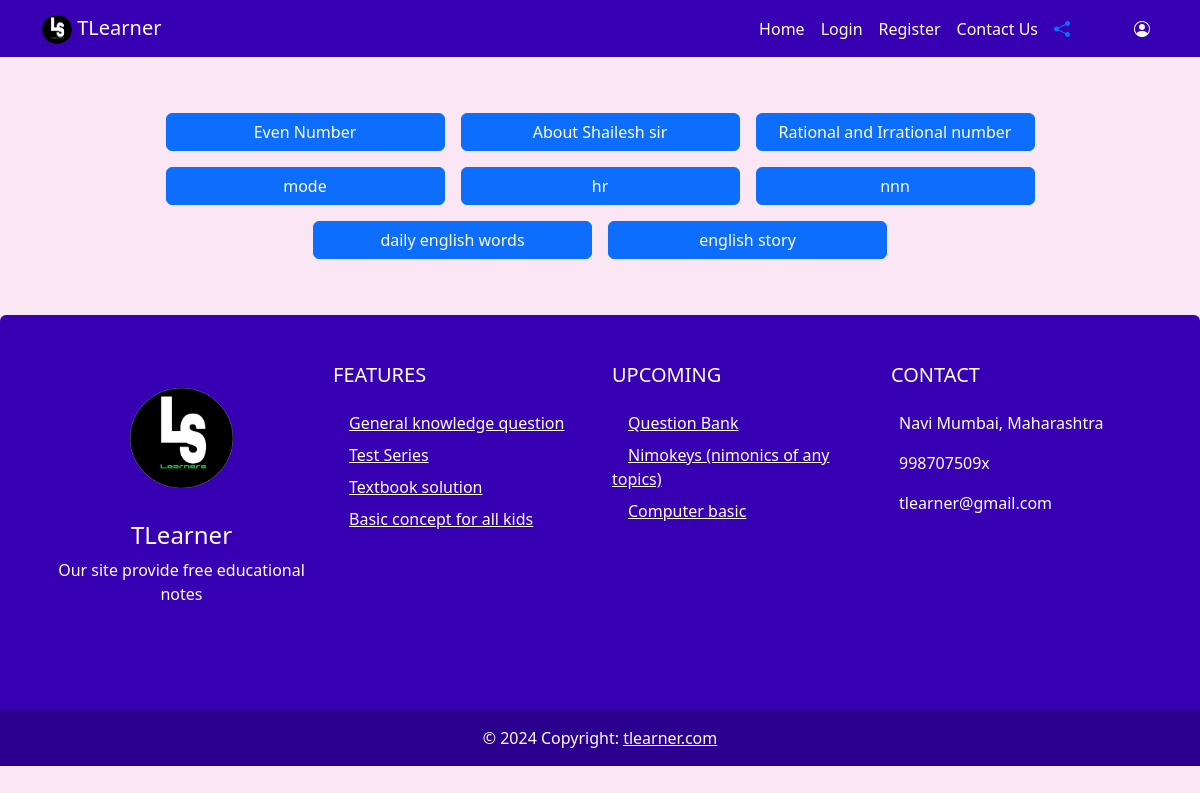
The app's page /basic_topic.php, older data.
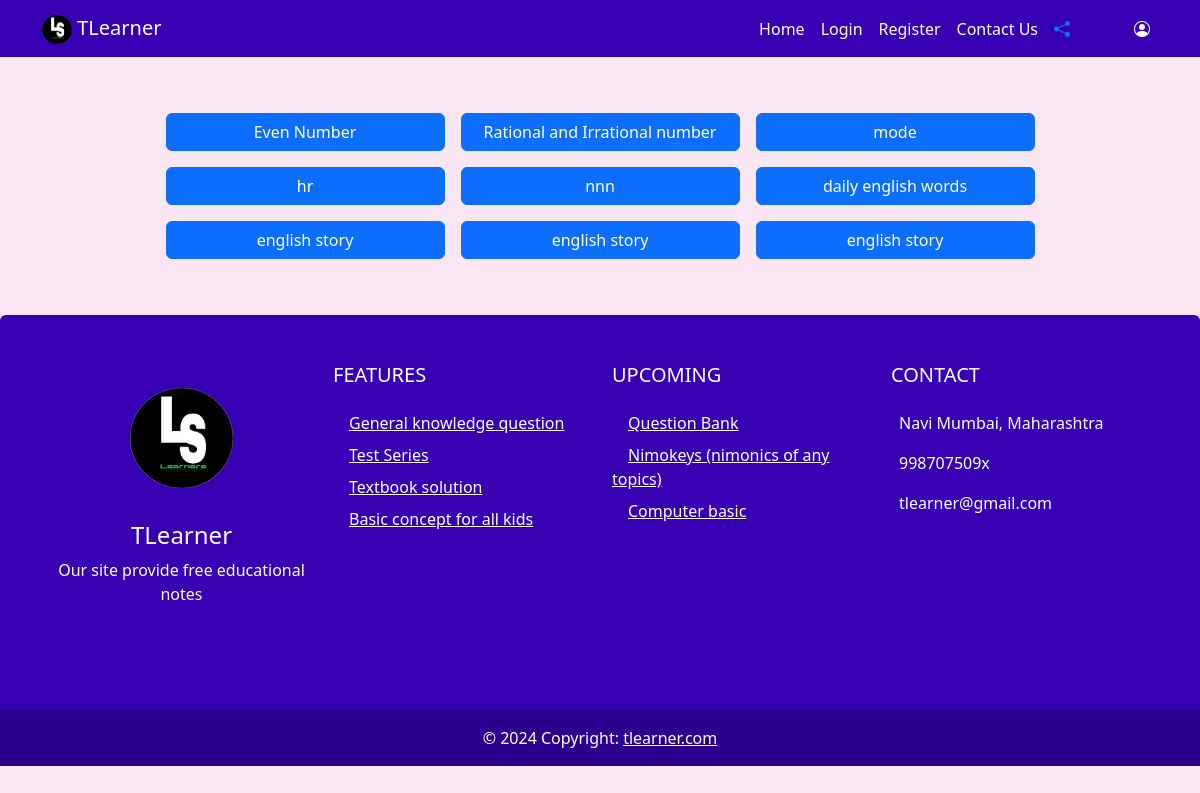
The same page, newer data.
### tables this page shows
CREATE TABLE `bc_data` (
  `id` int(11) NOT NULL,
  `bc_topic` varchar(100) NOT NULL,
  `bc_content` text NOT NULL
);

### basic_topic.php (the view, shortened to what this page needs)
<!doctype html>
<html lang="en">
<head>
    <link href="https://cdn.jsdelivr.net/npm/bootstrap@5.3.2/dist/css/bootstrap.min.css" rel="stylesheet"
 />
        <link rel="stylesheet" href="style.css">
</head>
<body>
    <header>
        <?php
        include('header.php');
        ?>
    </header>
    <main>
        <div class="container d-lg-flex flex-lg-wrap justify-content-center ">
                <?php
        include('config.php');
        $sql="SELECT * FROM `bc_data`;";
        $result=mysqli_query($conn,$sql);
         while ($rows=mysqli_fetch_assoc($result)) {
            echo "
            <a
          name=''
          id=''
          class='container-fluid col-xs-2 col-sm-2 col-lg-3 mt-2 m-lg-2 btn btn-primary text-center'
          href='bc.php?id={$rows['id']}'
          role='button'
          >{$rows['bc_topic']}</a
      >
      ";
         }
        ?>
        </div>
    </main>
    <footer>
        <?php
    include('footer.php');
    ?>
    </footer>
</body>
</html>

Row changes from the older to the newer data that the page shows:
removed bc_data: bc_topic "About Shailesh sir"
added bc_data: bc_topic "english story"
added bc_data: bc_topic "english story"
